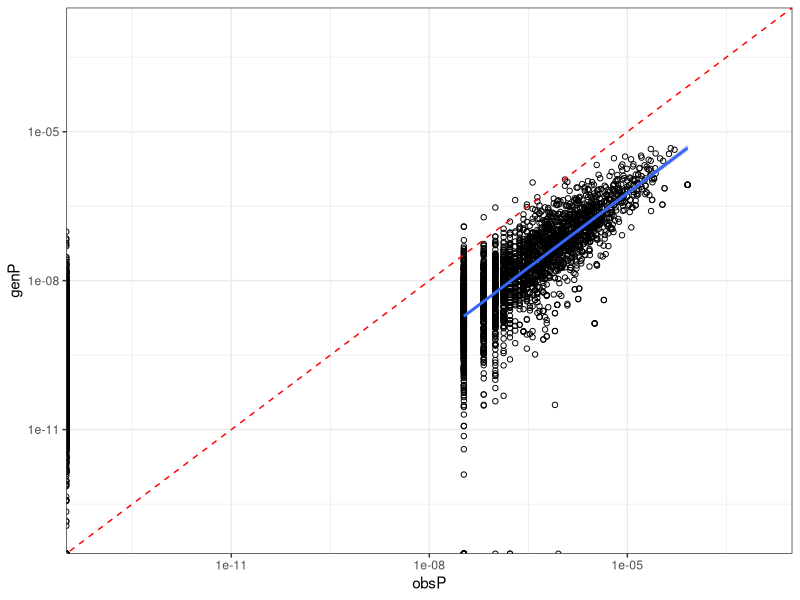
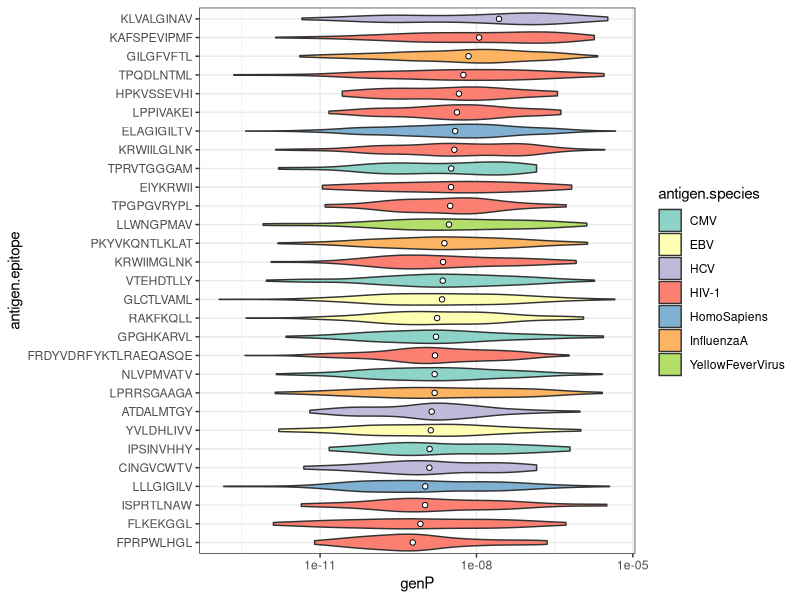
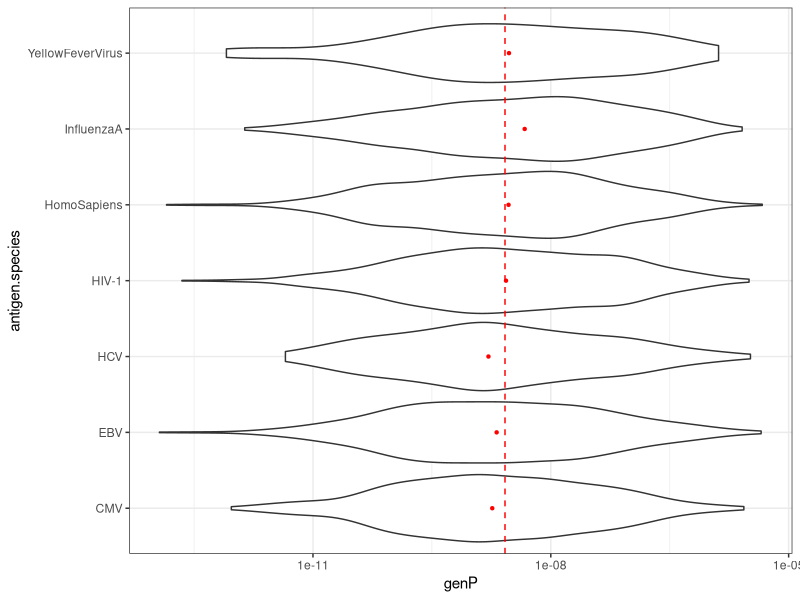
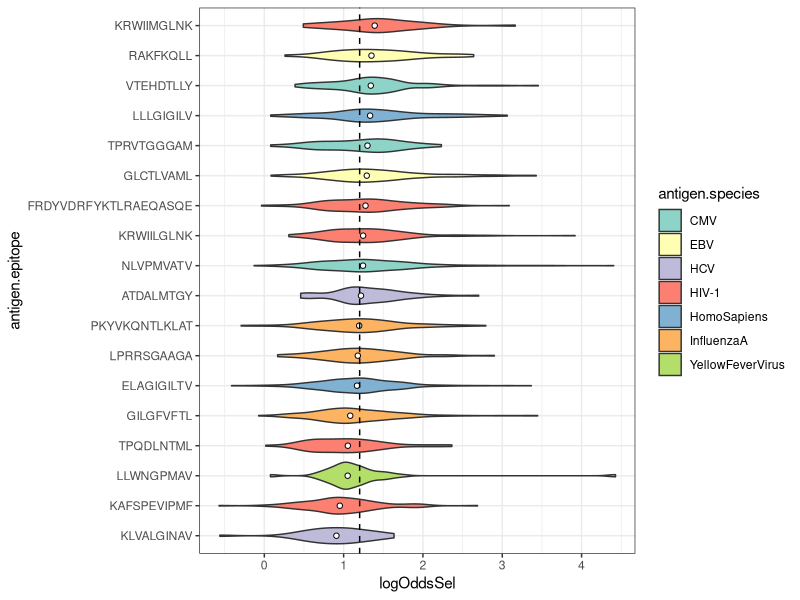
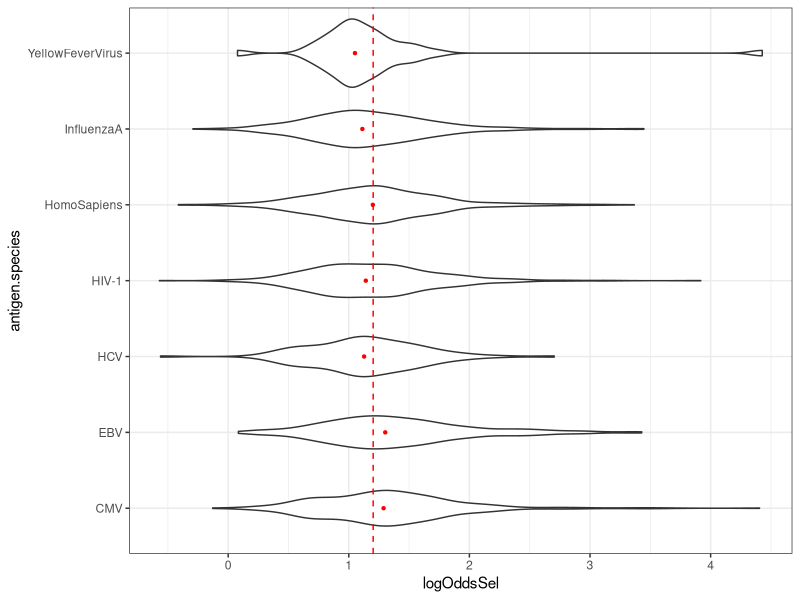
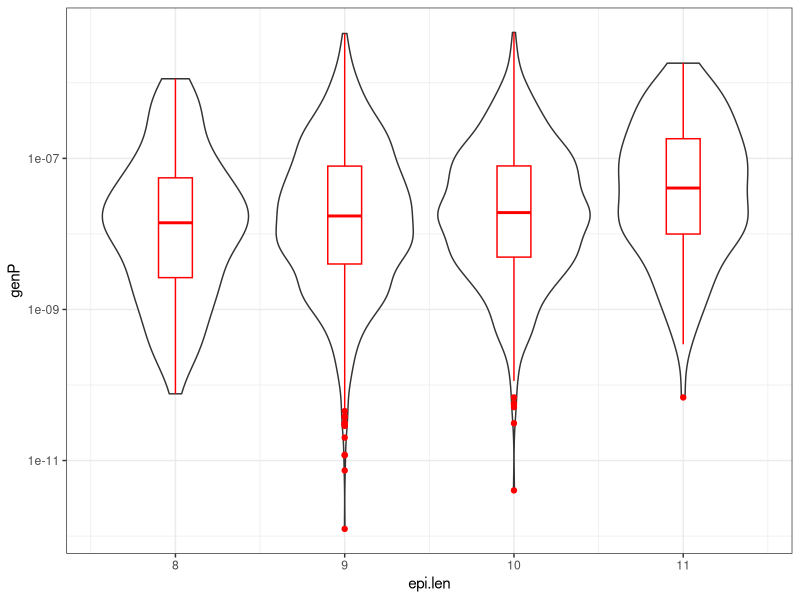
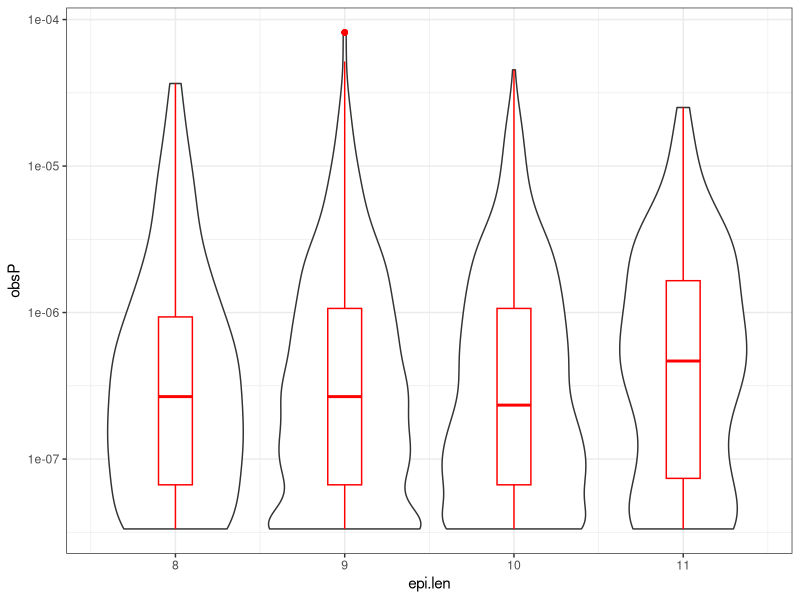
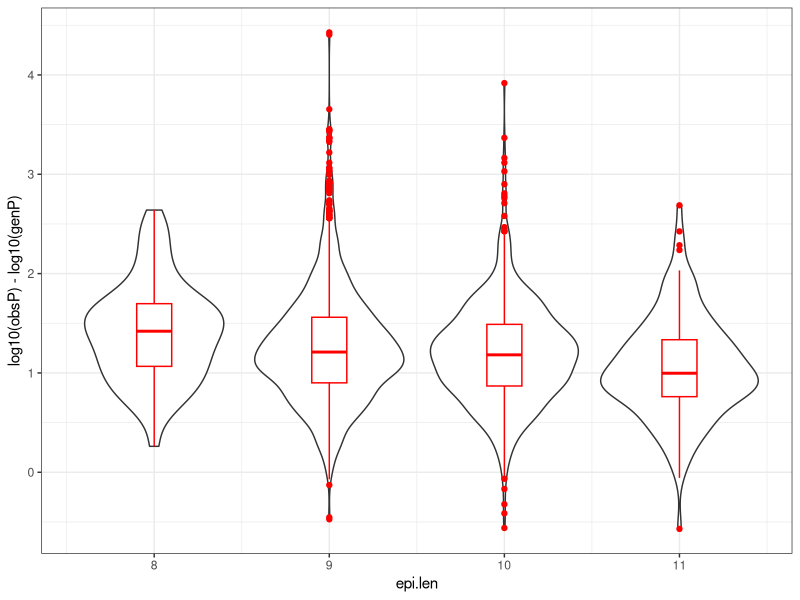

Write the R code that produced these figures, in order.
## ---- chunk 1
knitr::opts_chunk$set(echo = TRUE)
## ---- chunk 2
library(ggplot2)
library(dplyr)
library(stringr)
library(data.table)
library(reshape2)
## ---- chunk 3
TOTAL_REARRANGEMENTS_AGING = 29989055

df = read.table("VDJDB_fullP.txt", header=T, sep="\t")

# Fix issue with SLYNTVATL epitope labelled as CMV in 1555537 -> should put an issue in vdjdb-db!
# which is actually HIV
df$antigen.species = as.factor(ifelse(df$antigen.epitope == "SLYNTVATL", "HIV-1", as.character(df$antigen.species)))

df$obsP = df$ageing_occur / TOTAL_REARRANGEMENTS_AGING
## ---- chunk 4
ggplot(df, aes(x=obsP, y=genP)) +
  geom_point(shape=21)+
  geom_smooth(method="lm") +
  geom_abline(slope = 1, intercept = 0, linetype = "dashed", color = "red") +
  scale_x_log10(limits = c(1e-13, 1e-3)) +
  scale_y_log10(limits = c(1e-13, 1e-3)) +
  theme_bw()

# Not quite obvious from ANOVA..

lmP = lm(log10(obsP) ~ log10(genP), subset(df, obsP > 0 & genP > 0))
summary(lmP)
anova(lmP)

# Lets try GLM

glmP = glm(obsP * TOTAL_REARRANGEMENTS_AGING ~ genP, data = df, family = poisson)
summary(glmP)
## ---- chunk 5
df.tcr.per.epitope = df %>%
  filter(genP > 0) %>%
  group_by(antigen.epitope) %>%
  dplyr::summarise(count = n(), genP_med = median(genP)) %>%
  filter(count >= 30)
## ---- chunk 6
df.1 = subset(df, antigen.epitope %in% df.tcr.per.epitope$antigen.epitope & genP > 0)
df.1$antigen.epitope = factor(df.1$antigen.epitope, levels = df.tcr.per.epitope$antigen.epitope[order(df.tcr.per.epitope$genP_med)])

ggplot(df.1, aes(x=antigen.epitope, group = antigen.epitope, y=genP, fill = antigen.species)) +
  geom_violin() + stat_summary(fun.y=median, geom="point", shape=21, fill = "white", color="black") +
  scale_y_log10() +
  coord_flip() +
  scale_fill_brewer(palette = "Set3") +
  theme_bw()

ggplot(df.1, aes(x=antigen.species, group = antigen.species, y=genP)) +
  geom_violin() + stat_summary(fun.y=median, geom="point", shape=21, fill = "red", color="white") +
  geom_hline(yintercept = median(df.1$genP), linetype = "dashed", color = "red") +
  scale_y_log10() +
  coord_flip() +
  theme_bw()

a1 = aov(log10(genP) ~ antigen.epitope, df.1)
summary(a1)

a2 = aov(log10(genP) ~ antigen.species, df.1)
summary(a2)
TukeyHSD(a2, "antigen.species")
## ---- chunk 7
df.tcr.per.epitope.2 = df %>%
  filter(genP > 0 & obsP > 0) %>%
  group_by(antigen.epitope) %>%
  dplyr::summarise(count = n(), logOddsSel_med = median(log10(obsP) - log10(genP))) %>%
  filter(count >= 30)

df.2 = subset(df, antigen.epitope %in% df.tcr.per.epitope.2$antigen.epitope & genP > 0 & obsP > 0)
df.2$logOddsSel = with(df.2, log10(obsP) - log10(genP))
df.2$antigen.epitope = factor(df.2$antigen.epitope, levels = df.tcr.per.epitope.2$antigen.epitope[order(df.tcr.per.epitope.2$logOddsSel_med)])

med_log_odds = median(df.2$logOddsSel)
## ---- chunk 8
ggplot(df.2, aes(x=antigen.epitope, group = antigen.epitope, y=logOddsSel, fill = antigen.species)) +
  geom_violin() + stat_summary(fun.y=median, geom="point", shape=21, fill = "white", color="black") +
  geom_hline(yintercept = med_log_odds, linetype = "dashed", color = "black") +
  coord_flip() +
  scale_fill_brewer(palette = "Set3") +
  theme_bw()

ggplot(df.2, aes(x=antigen.species, group = antigen.species, y=logOddsSel)) +
  geom_violin() + stat_summary(fun.y=median, geom="point", shape=21, fill = "red", color="white") +
  geom_hline(yintercept = med_log_odds, linetype = "dashed", color = "red") +
  coord_flip() +
  theme_bw()

a1 = aov(logOddsSel ~ antigen.epitope, df.2)
summary(a1)

a2 = aov(logOddsSel ~ antigen.species, df.2)
summary(a2)
TukeyHSD(a2, "antigen.species")
## ---- chunk 9
df.epi = df %>% filter(mhc.class=="MHCI" & genP > 0 & obsP > 0)
df.epi$epi.len = nchar(as.character(df.epi$antigen.epitope))
df.epi.s = df.epi %>%
  group_by(epi.len) %>%
  dplyr::summarise(count = n()) %>%
  arrange(-count)
print(df.epi.s)

df.epi = df.epi %>% filter(epi.len < 12)

ggplot(df.epi, aes(x=epi.len, group=epi.len, y=genP)) +
  geom_violin() + geom_boxplot(color="red", width=0.2) +
  scale_y_log10() +
  theme_bw()

summary(lm(log10(genP) ~ epi.len, df.epi))

ggplot(df.epi, aes(x=epi.len, group=epi.len, y=obsP)) +
  geom_violin() + geom_boxplot(color="red", width=0.2) +
  scale_y_log10() +
  theme_bw()

summary(lm(log10(obsP) ~ epi.len, df.epi))

ggplot(df.epi, aes(x=epi.len, group=epi.len, y=log10(obsP)-log10(genP))) +
  geom_violin() + geom_boxplot(color="red", width=0.2) +
  theme_bw()

summary(lm(log10(obsP)-log10(genP) ~ epi.len, df.epi))
## ---- chunk 10
# some dummy stuff 
df.ann = read.table("ann.aging_annot_0.txt", header = T, sep = "\t") %>%
  merge(df) %>%
  filter(obsP > 0 & genP > 0) %>%
  mutate(logOddsSel = log10(obsP) - log10(genP))
## ---- chunk 11
ggplot(df.ann, aes(x=base.cdr3length / 3, y=logOddsSel)) +
  geom_violin(aes(group = base.cdr3length / 3)) + 
  geom_boxplot(aes(group = base.cdr3length / 3), color="red", width=0.2) +
  geom_smooth() +
  theme_bw()

ggplot(df.ann, aes(x=aaprop.strength, y=logOddsSel)) +
  geom_violin(aes(group = aaprop.strength)) + 
  geom_boxplot(aes(group = aaprop.strength), color="red", width=0.2) +
  geom_smooth() +
  theme_bw()

ggplot(df.ann, aes(x=aaprop.polarity, y=logOddsSel)) +
  geom_violin(aes(group = aaprop.polarity)) + 
  geom_boxplot(aes(group = aaprop.polarity), color="red", width=0.2) +
  geom_smooth() +
  theme_bw()

ggplot(df.ann, aes(x=aaprop.charge, y=logOddsSel)) +
  geom_violin(aes(group = aaprop.charge)) + 
  geom_boxplot(aes(group = aaprop.charge), color="red", width=0.2) +
  geom_smooth() +
  theme_bw()

ggplot(df.ann, aes(x=round(aaprop.hydropathy), y=logOddsSel)) +
  geom_violin(aes(group = round(aaprop.hydropathy))) + 
  geom_boxplot(aes(group = round(aaprop.hydropathy)), color="red", width=0.2) +
  geom_smooth() +
  theme_bw()
## ---- chunk 12
kidera = t(data.frame(lapply(strsplit("A,-1.56,-1.67,-0.97,-0.27,-0.93,-0.78,-0.2,-0.08,0.21,-0.48;R,0.22,1.27,1.37,1.87,-1.7,0.46,0.92,-0.39,0.23,0.93;N,1.14,-0.07,-0.12,0.81,0.18,0.37,-0.09,1.23,1.1,-1.73;D,0.58,-0.22,-1.58,0.81,-0.92,0.15,-1.52,0.47,0.76,0.7;C,0.12,-0.89,0.45,-1.05,-0.71,2.41,1.52,-0.69,1.13,1.1;Q,-0.47,0.24,0.07,1.1,1.1,0.59,0.84,-0.71,-0.03,-2.33;E,-1.45,0.19,-1.61,1.17,-1.31,0.4,0.04,0.38,-0.35,-0.12;G,1.46,-1.96,-0.23,-0.16,0.1,-0.11,1.32,2.36,-1.66,0.46;H,-0.41,0.52,-0.28,0.28,1.61,1.01,-1.85,0.47,1.13,1.63;I,-0.73,-0.16,1.79,-0.77,-0.54,0.03,-0.83,0.51,0.66,-1.78;L,-1.04,0,-0.24,-1.1,-0.55,-2.05,0.96,-0.76,0.45,0.93;K,-0.34,0.82,-0.23,1.7,1.54,-1.62,1.15,-0.08,-0.48,0.6;M,-1.4,0.18,-0.42,-0.73,2,1.52,0.26,0.11,-1.27,0.27;F,-0.21,0.98,-0.36,-1.43,0.22,-0.81,0.67,1.1,1.71,-0.44;P,2.06,-0.33,-1.15,-0.75,0.88,-0.45,0.3,-2.3,0.74,-0.28;S,0.81,-1.08,0.16,0.42,-0.21,-0.43,-1.89,-1.15,-0.97,-0.23;T,0.26,-0.7,1.21,0.63,-0.1,0.21,0.24,-1.15,-0.56,0.19;W,0.3,2.1,-0.72,-1.57,-1.16,0.57,-0.48,-0.4,-2.3,-0.6;Y,1.38,1.48,0.8,-0.56,0,-0.68,-0.31,1.03,-0.05,0.53;V,-0.74,-0.71,2.04,-0.4,0.5,-0.81,-1.07,0.06,-0.46,0.65", ";")[[1]], function (x) { strsplit(x, ",")[[1]] } ))); kidera = data.frame(kidera[,1], apply(kidera[, 2:11], 2, as.numeric)); kidera[,1] = as.character(kidera[,1]); row.names(kidera) = kidera[,1]; names(kidera) = c("aa", "f1", "f2", "f3", "f4", "f5", "f6", "f7", "f8", "f9", "f10")
kidera$Len = 1
kidera = melt(kidera)

make_df = function(cdr3_splt) {
  data.frame(cdr3 = paste(cdr3_splt, collapse=''), aa=cdr3_splt)
}

df.cdr3.bases = rbindlist(lapply(strsplit(as.character(unique(df$cdr3)), split = ""), make_df))
df.cdr3.bases$aa = as.character(df.cdr3.bases$aa)
df.cdr3.bases = as.data.frame(df.cdr3.bases)

df.cdr3.kidera = merge(df.cdr3.bases, kidera) %>%
  group_by(cdr3, variable) %>%
  dplyr::summarise(value = sum(value))

df.cdr3.kidera.1 = merge(df.cdr3.kidera, df %>% dplyr::select(cdr3,
  mhc.class, antigen.epitope, antigen.species, genP, obsP)) %>%
  filter(genP > 0 & obsP > 0)
## ---- chunk 13
df.cdr3.kidera.1$logOddsSel = with(df.cdr3.kidera.1, 
                                   log10(obsP/genP))
ggplot(df.cdr3.kidera.1, aes(x=value, y=logOddsSel)) +
  geom_density2d() +
  #geom_point(shape=21, alpha=0.1) +
  geom_smooth(method="lm") +
  facet_wrap(~variable, scales = "free_x") +
  theme_bw()

for (fac in unique(df.cdr3.kidera.1$variable)) {
  print(fac)
  .df = subset(df.cdr3.kidera.1, variable == fac)
  print(cor.test(.df$logOddsSel,.df$value, method = "spearman"))
}
## ---- chunk 14
df.v = df %>% filter(obsP > 0 & genP) %>%
  mutate(logOddsSel = log10(obsP / genP)) %>%
  dplyr::select(v.segm, mhc.class, logOddsSel)
df.v$v.segm = str_split_fixed(as.character(df.v$v.segm), fixed("*"), 10)[,1]
df.v$v.family = str_split_fixed(as.character(df.v$v.segm), fixed("-"), 10)[,1]

df.v.count = df.v %>%
  group_by(v.segm) %>%
  dplyr::summarise(cdrs = n())

df.v = merge(df.v, df.v.count)

ggplot(df.v %>% filter(cdrs > 30), aes(x=v.segm, y=logOddsSel, color=v.family)) +
  geom_violin() +
  stat_summary(fun.y=median, geom="point", color = "black") +
  coord_flip() +
  theme_bw()

a1 = aov(logOddsSel ~ v.segm, df.v %>% filter(cdrs > 30))
summary(a1)

a2 = aov(logOddsSel ~ v.family, df.v %>% filter(cdrs > 30))
summary(a2)
TukeyHSD(a2, "v.family")
